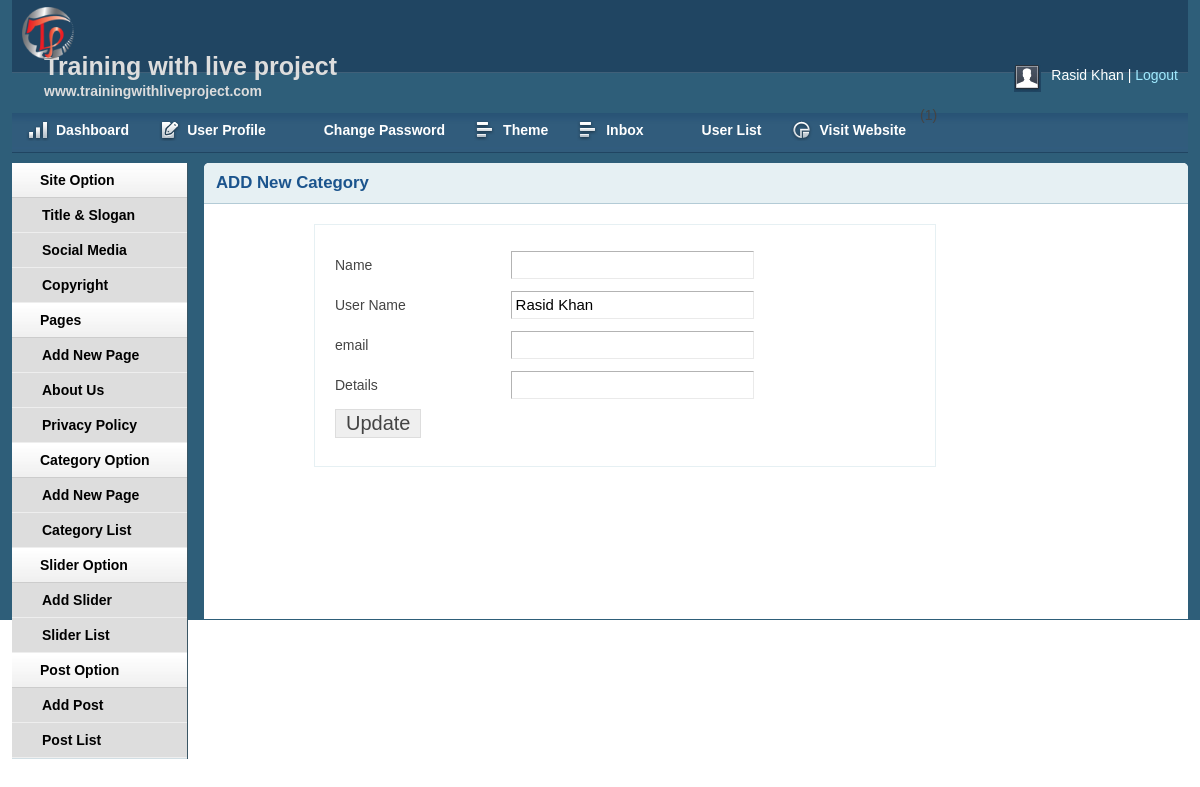
The app's page /admin/profile.php (signed in) with its own data.
### tables this page shows
CREATE TABLE IF NOT EXISTS `add_page` (
  `id` int(11) NOT NULL AUTO_INCREMENT,
  `name` varchar(255) NOT NULL,
  `body` text NOT NULL,
  PRIMARY KEY (`id`)
);

CREATE TABLE IF NOT EXISTS `tbl_user` (
  `id` int(11) NOT NULL AUTO_INCREMENT,
  `name` varchar(255) DEFAULT NULL,
  `username` varchar(50) NOT NULL,
  `password` varchar(50) NOT NULL,
  `email` varchar(255) DEFAULT NULL,
  `details` text,
  `role` int(11) DEFAULT NULL,
  PRIMARY KEY (`id`)
);

### lib/Database.php (called while the page is built, shortened)
<?php
Class Database{
	public $host   = DB_HOST;
	public $user   = DB_USER;
	public $pass   = DB_PASS;
	public $dbname = DB_NAME;
	public $link;
	public function connectDB(){
	$this->link = new mysqli($this->host, $this->user, $this->pass, $this->dbname);
 }
	public function select($sql){
		$result = $this->link->query($sql) or die($this->link->error.__LINE__);
		if($result->num_rows > 0){
			return $result;
		} else {
			return false;
		}
	}
}

### lib/Session.php (called while the page is built, shortened)
<?php
class Session{
  public static function get($key){
  	if (isset($_SESSION[$key])){
  		return $_SESSION[$key];
  	} else {
  		return false;
  	}
  }
}
?>

### admin/profile.php (the view, shortened to what this page needs)
<?php include 'inc/header.php';?>
<?php include 'inc/sidebar.php';?>
<?php
  $userid = Session::get('userId');
  $userrole = Session::get('userRole');
 ?>
<div class="grid_10" >
<div class="box round first grid">
    <h2>
    ADD New Category
    </h2>
    <div class="block copyblock">
	<?php
	   $query="SELECT * from tbl_user where id='$userid' AND role='$userrole' ";
	   $getuser=$db->select($query);
       if ($getuser) {
	   while ($result=$getuser->fetch_assoc()) {
	?>
  <form action="" method="POST">
    <table class="form">
    <tr>
        <td>Name</td>
        <td>
    <input type="text" name="name"
  value="<?php echo $result['name']?>" class="medium" />
        </td>
    </tr>
   <tr>
       <td>User Name</td>
       <td>
   <input type="text" name="username"
 value="<?php echo $result['username']?>" class="medium" />
       </td>
   </tr>
     <tr>
         <td>email</td>
         <td>
     <input type="text" name="email"
   value="<?php echo $result['email']?>" class="medium" />
         </td>
     </tr>
   <tr>
           <td>Details</td>
           <td>
       <input type="text" name="details"
     value="<?php echo $result['details']?>" class="medium" />
           </td>
       </tr>
    <tr>
        <td>
        <input type="submit" name="submit" value="Update" />
        </td>
    </tr>
        </table>
    </form>
<?php } } ?>
 </div>
</div>
</div>

### admin/inc/sidebar.php
    <div class="grid_2">
<div class="box sidemenu">
<div class="block" id="section-menu">
    <ul class="section menu">
       <li><a class="menuitem">Site Option</a>
            <ul class="submenu">
                <li><a href="titleslogan.php">Title & Slogan</a></li>
                <li><a href="social.php">Social Media</a></li>
                <li><a href="copyright.php">Copyright</a></li>
            </ul>
        </li>
         <li><a class="menuitem">Pages</a>
            <ul class="submenu">
                <li><a href="addpage.php">Add New Page</a> </li>
<?php
$query="SELECT * from add_page";
$pages=$db->select($query);
if ($pages) {
   while ($result=$pages->fetch_assoc()) {
?>
<li><a href="page.php?pageid=<?php echo $result['id'];?>"><?php echo $result['name'];?></a> </li>
<?php } }?>
            </ul>
        </li>
        <li><a class="menuitem">Category Option</a>
            <ul class="submenu">
                <li><a href="addcat.php">Add New Page</a> </li>
                <li><a href="catlist.php">Category List</a> </li>
            </ul>
        </li>
        <li><a class="menuitem">Slider Option</a>
            <ul class="submenu">
                <li><a href="slideradd.php">Add Slider</a> </li>
                <li><a href="sliderlist.php">Slider List</a> </li>
            </ul>
        </li>
        <li><a class="menuitem">Post Option</a>
            <ul class="submenu">
                <li><a href="addpost.php">Add Post</a> </li>
                <li><a href="postlist.php">Post List</a> </li>
            </ul>
        </li>
    </ul>
</div>
</div>
</div>

### admin/css/layout.css (style rules this page uses)
body { background: #fff none repeat scroll 0 0; color: #444; font-size: 14px; padding: 0; }
a { color: #000; font-weight:bold; text-decoration: none; }
h1, h2, h3, h4, h5, h6 { line-height:1.2em; margin-bottom:.3em; }
h2 { margin-top:1em; }
.box { background:#fff; margin-bottom:20px; padding:10px 10px 10px 10px; margin-left:-8px; }
.box.grid { padding-bottom:40px; }
.box.round { -moz-border-radius: 5px 5px 0px 0px; -webkit-border-radius: 5px 5px 0px 0px; border-radius: 5px 5px 0px 0px; }
.box h2 { font-size:1.2em; font-weight:bold; color:#1B548D; background:#E6F0F3; margin:-10px -10px 0 -10px; padding:10px 12px; border-bottom:1px solid #B3CBD6; -moz-border-radius: 5px 5px 0px 0px; -webkit-border-radius: 5px 5px 0px 0px; border-radius: 5px 5px 0px 0px; }
.box.first { min-height: 406px; }
.block { padding-top:20px; }
.copyblock { border: 1px solid #e6f0f3; line-height: 32px; margin-left: 100px; margin-top: 20px; padding-left: 20px; width: 600px; }
.box.sidemenu { background-color:#D1DEE4; border-right:1px solid #3A5665; padding:0px; margin:0px; cursor:pointer; }
.box.sidemenu .block { padding-top:0px; margin-top:0px; }
ul, ol { padding-top:0; }
ul.menu { list-style:none; border-top:1px solid #bbb; }
ul.menu li { margin:0; }
ul.menu li a { display:block; padding:4px 10px; border-bottom:1px solid #ccc; }
ul.menu ul { list-style:none; margin:0; }
ul.menu ul li a { padding-left:30px; }
ul.section { border-top:0; margin-bottom:0; }
ul.section li a { background:url(../img/sidemenu-repeat.jpg) repeat-x; line-height:26px; padding-left:28px; }
ul.section li li a { background:#ddd; border-bottom:1px solid #eee; }
ul.section ul li { text-transform:none; }
table.form { width:100%; }
table.form td { padding:4px 0px; }
table.form input, table.form select { font-size: 15px; padding: 4px 4px 5px 4px; border-top: 1px solid #b3b3b3; border-left: 1px solid #b3b3b3; border-right: 1px solid #eaeaea; border-bottom: 1px solid #eaeaea; }
table.form input[type="submit"] { border: 1px solid #ddd; color: #444; cursor: pointer; font-size: 20px; padding: 2px 10px; }
input.medium { width: 55%; }
.block { padding-bottom:1px; }

### records on screen
add_page: name "About Us"
add_page: name "Privacy Policy"
tbl_user: username "Rasid Khan"

### other values on screen
$userid = Session::get('username') "Rasid Khan"
